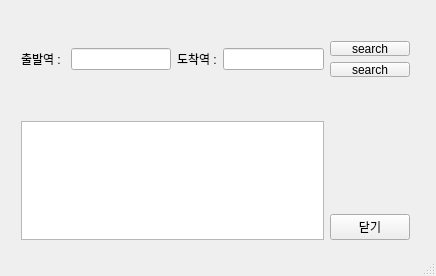
<?xml version="1.0" encoding="UTF-8"?>
<ui version="4.0">
 <class>MainWindow</class>
 <widget class="QMainWindow" name="MainWindow">
  <property name="geometry">
   <rect>
    <x>0</x>
    <y>0</y>
    <width>436</width>
    <height>276</height>
   </rect>
  </property>
  <property name="windowTitle">
   <string>MainWindow</string>
  </property>
  <property name="whatsThis">
   <string>&lt;html&gt;&lt;head/&gt;&lt;body&gt;&lt;p&gt;&lt;br/&gt;&lt;/p&gt;&lt;/body&gt;&lt;/html&gt;</string>
  </property>
  <property name="styleSheet">
   <string notr="true"/>
  </property>
  <widget class="QWidget" name="centralWidget">
   <widget class="QWidget" name="layoutWidget">
    <property name="geometry">
     <rect>
      <x>10</x>
      <y>110</y>
      <width>411</width>
      <height>141</height>
     </rect>
    </property>
    <layout class="QGridLayout" name="gridLayout">
     <item row="0" column="0" rowspan="2">
      <widget class="QTextBrowser" name="textBrowser"/>
     </item>
     <item row="1" column="1">
      <widget class="QPushButton" name="pushButton_2">
       <property name="text">
        <string>닫기</string>
       </property>
      </widget>
     </item>
    </layout>
   </widget>
   <widget class="QWidget" name="">
    <property name="geometry">
     <rect>
      <x>10</x>
      <y>30</y>
      <width>411</width>
      <height>58</height>
     </rect>
    </property>
    <layout class="QGridLayout" name="gridLayout_2">
     <item row="0" column="0" rowspan="2">
      <widget class="QLabel" name="label">
       <property name="styleSheet">
        <string notr="true">font: 14pt &quot;Ubuntu&quot;;
font: 13pt &quot;Ubuntu&quot;;</string>
       </property>
       <property name="text">
        <string>출발역 : </string>
       </property>
       <property name="buddy">
        <cstring>lineEdit</cstring>
       </property>
      </widget>
     </item>
     <item row="0" column="1" rowspan="2">
      <widget class="QLineEdit" name="lineEdit">
       <property name="text">
        <string/>
       </property>
      </widget>
     </item>
     <item row="0" column="2" rowspan="2">
      <widget class="QLabel" name="label_2">
       <property name="styleSheet">
        <string notr="true">font: 13pt &quot;Ubuntu&quot;;</string>
       </property>
       <property name="text">
        <string>도착역 :</string>
       </property>
       <property name="buddy">
        <cstring>lineEdit_2</cstring>
       </property>
      </widget>
     </item>
     <item row="0" column="3" rowspan="2">
      <widget class="QLineEdit" name="lineEdit_2">
       <property name="styleSheet">
        <string notr="true"/>
       </property>
       <property name="text">
        <string/>
       </property>
      </widget>
     </item>
     <item row="0" column="4">
      <widget class="QPushButton" name="search1_2">
       <property name="text">
        <string>search</string>
       </property>
      </widget>
     </item>
     <item row="1" column="4">
      <widget class="QPushButton" name="search1">
       <property name="text">
        <string>search</string>
       </property>
      </widget>
     </item>
    </layout>
   </widget>
  </widget>
  <widget class="QStatusBar" name="statusBar"/>
 </widget>
 <layoutdefault spacing="6" margin="11"/>
 <resources/>
 <connections>
  <connection>
   <sender>pushButton_2</sender>
   <signal>clicked()</signal>
   <receiver>MainWindow</receiver>
   <slot>close()</slot>
   <hints>
    <hint type="sourcelabel">
     <x>419</x>
     <y>224</y>
    </hint>
    <hint type="destinationlabel">
     <x>170</x>
     <y>233</y>
    </hint>
   </hints>
  </connection>
  <connection>
   <sender>lineEdit_2</sender>
   <signal>returnPressed()</signal>
   <receiver>search1</receiver>
   <slot>animateClick()</slot>
   <hints>
    <hint type="sourcelabel">
     <x>269</x>
     <y>50</y>
    </hint>
    <hint type="destinationlabel">
     <x>410</x>
     <y>55</y>
    </hint>
   </hints>
  </connection>
 </connections>
</ui>
